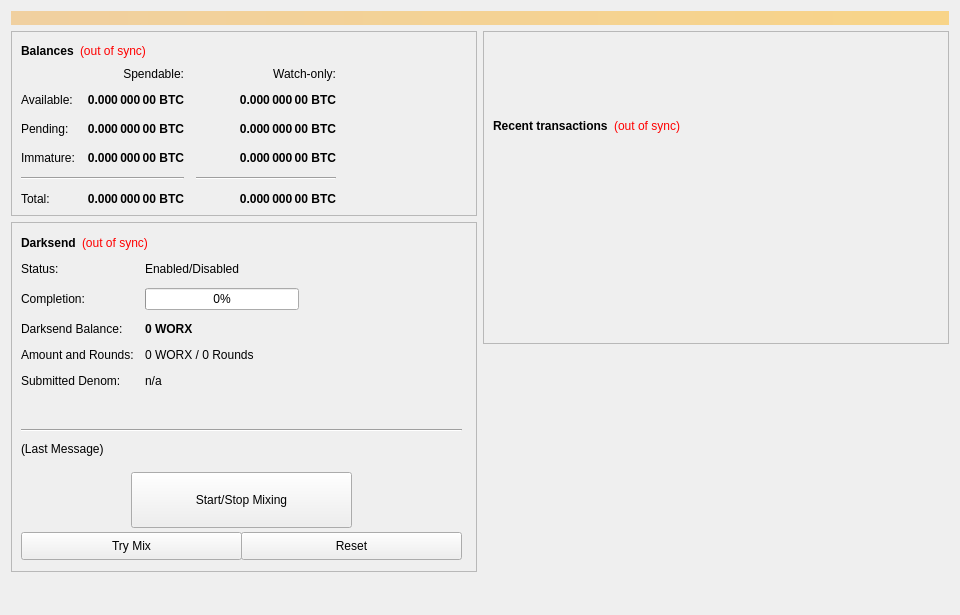
<?xml version="1.0" encoding="UTF-8"?>
<ui version="4.0">
 <class>OverviewPage</class>
 <widget class="QWidget" name="OverviewPage">
  <property name="geometry">
   <rect>
    <x>0</x>
    <y>0</y>
    <width>960</width>
    <height>615</height>
   </rect>
  </property>
  <property name="minimumSize">
   <size>
    <width>960</width>
    <height>0</height>
   </size>
  </property>
  <property name="windowTitle">
   <string>Form</string>
  </property>
  <layout class="QVBoxLayout" name="topLayout">
   <item>
    <widget class="QLabel" name="labelAlerts">
     <property name="visible">
      <bool>false</bool>
     </property>
     <property name="styleSheet">
      <string notr="true">background-color: qlineargradient(x1: 0, y1: 0, x2: 1, y2: 0, stop:0 #F0D0A0, stop:1 #F8D488); color:#000000;</string>
     </property>
     <property name="wordWrap">
      <bool>true</bool>
     </property>
     <property name="margin">
      <number>3</number>
     </property>
    </widget>
   </item>
   <item>
    <layout class="QHBoxLayout" name="horizontalLayout" stretch="1,1">
     <item>
      <layout class="QVBoxLayout" name="verticalLayout_2">
       <item>
        <widget class="QFrame" name="frame">
         <property name="frameShape">
          <enum>QFrame::StyledPanel</enum>
         </property>
         <property name="frameShadow">
          <enum>QFrame::Raised</enum>
         </property>
         <layout class="QVBoxLayout" name="verticalLayout_4">
          <item>
           <layout class="QHBoxLayout" name="horizontalLayout_4">
            <item>
             <widget class="QLabel" name="label_5">
              <property name="font">
               <font>
                <weight>75</weight>
                <bold>true</bold>
               </font>
              </property>
              <property name="text">
               <string>Balances</string>
              </property>
             </widget>
            </item>
            <item>
             <widget class="QLabel" name="labelWalletStatus">
              <property name="cursor">
               <cursorShape>WhatsThisCursor</cursorShape>
              </property>
              <property name="toolTip">
               <string>The displayed information may be out of date. Your wallet automatically synchronizes with the WORX network after a connection is established, but this process has not completed yet.</string>
              </property>
              <property name="styleSheet">
               <string notr="true">QLabel { color: red; }</string>
              </property>
              <property name="text">
               <string notr="true">(out of sync)</string>
              </property>
              <property name="alignment">
               <set>Qt::AlignLeading|Qt::AlignLeft|Qt::AlignVCenter</set>
              </property>
             </widget>
            </item>
            <item>
             <spacer name="horizontalSpacer_3">
              <property name="orientation">
               <enum>Qt::Horizontal</enum>
              </property>
              <property name="sizeHint" stdset="0">
               <size>
                <width>40</width>
                <height>20</height>
               </size>
              </property>
             </spacer>
            </item>
           </layout>
          </item>
          <item>
           <layout class="QGridLayout" name="gridLayout">
            <property name="spacing">
             <number>12</number>
            </property>
            <item row="2" column="2">
             <widget class="QLabel" name="labelWatchPending">
              <property name="font">
               <font>
                <weight>75</weight>
                <bold>true</bold>
               </font>
              </property>
              <property name="cursor">
               <cursorShape>IBeamCursor</cursorShape>
              </property>
              <property name="toolTip">
               <string>Unconfirmed transactions to watch-only addresses</string>
              </property>
              <property name="text">
               <string notr="true">0.000 000 00 BTC</string>
              </property>
              <property name="alignment">
               <set>Qt::AlignRight|Qt::AlignTrailing|Qt::AlignVCenter</set>
              </property>
              <property name="textInteractionFlags">
               <set>Qt::LinksAccessibleByMouse|Qt::TextSelectableByKeyboard|Qt::TextSelectableByMouse</set>
              </property>
             </widget>
            </item>
            <item row="2" column="1">
             <widget class="QLabel" name="labelUnconfirmed">
              <property name="font">
               <font>
                <weight>75</weight>
                <bold>true</bold>
               </font>
              </property>
              <property name="cursor">
               <cursorShape>IBeamCursor</cursorShape>
              </property>
              <property name="toolTip">
               <string>Total of transactions that have yet to be confirmed, and do not yet count toward the spendable balance</string>
              </property>
              <property name="text">
               <string notr="true">0.000 000 00 BTC</string>
              </property>
              <property name="alignment">
               <set>Qt::AlignRight|Qt::AlignTrailing|Qt::AlignVCenter</set>
              </property>
              <property name="textInteractionFlags">
               <set>Qt::LinksAccessibleByMouse|Qt::TextSelectableByKeyboard|Qt::TextSelectableByMouse</set>
              </property>
             </widget>
            </item>
            <item row="3" column="2">
             <widget class="QLabel" name="labelWatchImmature">
              <property name="font">
               <font>
                <weight>75</weight>
                <bold>true</bold>
               </font>
              </property>
              <property name="cursor">
               <cursorShape>IBeamCursor</cursorShape>
              </property>
              <property name="toolTip">
               <string>Staked or masternode rewards in watch-only addresses that has not yet matured</string>
              </property>
              <property name="text">
               <string notr="true">0.000 000 00 BTC</string>
              </property>
              <property name="alignment">
               <set>Qt::AlignRight|Qt::AlignTrailing|Qt::AlignVCenter</set>
              </property>
              <property name="textInteractionFlags">
               <set>Qt::LinksAccessibleByMouse|Qt::TextSelectableByKeyboard|Qt::TextSelectableByMouse</set>
              </property>
             </widget>
            </item>
            <item row="4" column="0" colspan="2">
             <widget class="Line" name="lineSpendableBalance">
              <property name="orientation">
               <enum>Qt::Horizontal</enum>
              </property>
             </widget>
            </item>
            <item row="4" column="2">
             <widget class="Line" name="lineWatchBalance">
              <property name="sizePolicy">
               <sizepolicy hsizetype="Preferred" vsizetype="Fixed">
                <horstretch>0</horstretch>
                <verstretch>0</verstretch>
               </sizepolicy>
              </property>
              <property name="minimumSize">
               <size>
                <width>140</width>
                <height>0</height>
               </size>
              </property>
              <property name="orientation">
               <enum>Qt::Horizontal</enum>
              </property>
             </widget>
            </item>
            <item row="5" column="0">
             <widget class="QLabel" name="labelTotalText">
              <property name="text">
               <string>Total:</string>
              </property>
             </widget>
            </item>
            <item row="3" column="1">
             <widget class="QLabel" name="labelImmature">
              <property name="font">
               <font>
                <weight>75</weight>
                <bold>true</bold>
               </font>
              </property>
              <property name="cursor">
               <cursorShape>IBeamCursor</cursorShape>
              </property>
              <property name="toolTip">
               <string>Staked or masternode rewards that has not yet matured</string>
              </property>
              <property name="text">
               <string notr="true">0.000 000 00 BTC</string>
              </property>
              <property name="alignment">
               <set>Qt::AlignRight|Qt::AlignTrailing|Qt::AlignVCenter</set>
              </property>
              <property name="textInteractionFlags">
               <set>Qt::LinksAccessibleByMouse|Qt::TextSelectableByKeyboard|Qt::TextSelectableByMouse</set>
              </property>
             </widget>
            </item>
            <item row="2" column="3">
             <spacer name="horizontalSpacer_2">
              <property name="orientation">
               <enum>Qt::Horizontal</enum>
              </property>
              <property name="sizeHint" stdset="0">
               <size>
                <width>40</width>
                <height>20</height>
               </size>
              </property>
             </spacer>
            </item>
            <item row="3" column="0">
             <widget class="QLabel" name="labelImmatureText">
              <property name="text">
               <string>Immature:</string>
              </property>
             </widget>
            </item>
            <item row="5" column="1">
             <widget class="QLabel" name="labelTotal">
              <property name="font">
               <font>
                <weight>75</weight>
                <bold>true</bold>
               </font>
              </property>
              <property name="cursor">
               <cursorShape>IBeamCursor</cursorShape>
              </property>
              <property name="toolTip">
               <string>Your current total balance</string>
              </property>
              <property name="text">
               <string notr="true">0.000 000 00 BTC</string>
              </property>
              <property name="alignment">
               <set>Qt::AlignRight|Qt::AlignTrailing|Qt::AlignVCenter</set>
              </property>
              <property name="textInteractionFlags">
               <set>Qt::LinksAccessibleByMouse|Qt::TextSelectableByKeyboard|Qt::TextSelectableByMouse</set>
              </property>
             </widget>
            </item>
            <item row="5" column="2">
             <widget class="QLabel" name="labelWatchTotal">
              <property name="font">
               <font>
                <weight>75</weight>
                <bold>true</bold>
               </font>
              </property>
              <property name="cursor">
               <cursorShape>IBeamCursor</cursorShape>
              </property>
              <property name="toolTip">
               <string>Current total balance in watch-only addresses</string>
              </property>
              <property name="text">
               <string notr="true">0.000 000 00 BTC</string>
              </property>
              <property name="alignment">
               <set>Qt::AlignRight|Qt::AlignTrailing|Qt::AlignVCenter</set>
              </property>
              <property name="textInteractionFlags">
               <set>Qt::LinksAccessibleByMouse|Qt::TextSelectableByKeyboard|Qt::TextSelectableByMouse</set>
              </property>
             </widget>
            </item>
            <item row="0" column="2">
             <widget class="QLabel" name="labelWatchonly">
              <property name="text">
               <string>Watch-only:</string>
              </property>
              <property name="alignment">
               <set>Qt::AlignRight|Qt::AlignTrailing|Qt::AlignVCenter</set>
              </property>
             </widget>
            </item>
            <item row="1" column="0">
             <widget class="QLabel" name="labelBalanceText">
              <property name="text">
               <string>Available:</string>
              </property>
             </widget>
            </item>
            <item row="1" column="1">
             <widget class="QLabel" name="labelBalance">
              <property name="font">
               <font>
                <weight>75</weight>
                <bold>true</bold>
               </font>
              </property>
              <property name="cursor">
               <cursorShape>IBeamCursor</cursorShape>
              </property>
              <property name="toolTip">
               <string>Your current spendable balance</string>
              </property>
              <property name="text">
               <string notr="true">0.000 000 00 BTC</string>
              </property>
              <property name="alignment">
               <set>Qt::AlignRight|Qt::AlignTrailing|Qt::AlignVCenter</set>
              </property>
              <property name="textInteractionFlags">
               <set>Qt::LinksAccessibleByMouse|Qt::TextSelectableByKeyboard|Qt::TextSelectableByMouse</set>
              </property>
             </widget>
            </item>
            <item row="1" column="2">
             <widget class="QLabel" name="labelWatchAvailable">
              <property name="font">
               <font>
                <weight>75</weight>
                <bold>true</bold>
               </font>
              </property>
              <property name="cursor">
               <cursorShape>IBeamCursor</cursorShape>
              </property>
              <property name="toolTip">
               <string>Your current balance in watch-only addresses</string>
              </property>
              <property name="text">
               <string notr="true">0.000 000 00 BTC</string>
              </property>
              <property name="alignment">
               <set>Qt::AlignRight|Qt::AlignTrailing|Qt::AlignVCenter</set>
              </property>
              <property name="textInteractionFlags">
               <set>Qt::LinksAccessibleByMouse|Qt::TextSelectableByKeyboard|Qt::TextSelectableByMouse</set>
              </property>
             </widget>
            </item>
            <item row="2" column="0">
             <widget class="QLabel" name="labelPendingText">
              <property name="text">
               <string>Pending:</string>
              </property>
             </widget>
            </item>
            <item row="0" column="1">
             <widget class="QLabel" name="labelSpendable">
              <property name="text">
               <string>Spendable:</string>
              </property>
              <property name="alignment">
               <set>Qt::AlignRight|Qt::AlignTrailing|Qt::AlignVCenter</set>
              </property>
             </widget>
            </item>
           </layout>
          </item>
         </layout>
        </widget>
       </item>
       <item>
        <widget class="QFrame" name="frameDarksend">
         <property name="minimumSize">
          <size>
           <width>0</width>
           <height>350</height>
          </size>
         </property>
         <property name="layoutDirection">
          <enum>Qt::LeftToRight</enum>
         </property>
         <property name="frameShape">
          <enum>QFrame::StyledPanel</enum>
         </property>
         <property name="frameShadow">
          <enum>QFrame::Raised</enum>
         </property>
         <widget class="QWidget" name="formLayoutWidget">
          <property name="geometry">
           <rect>
            <x>10</x>
            <y>40</y>
            <width>451</width>
            <height>161</height>
           </rect>
          </property>
          <layout class="QFormLayout" name="formLayout">
           <property name="fieldGrowthPolicy">
            <enum>QFormLayout::AllNonFixedFieldsGrow</enum>
           </property>
           <property name="horizontalSpacing">
            <number>11</number>
           </property>
           <property name="verticalSpacing">
            <number>12</number>
           </property>
           <item row="0" column="0">
            <widget class="QLabel" name="label_6">
             <property name="text">
              <string>Status:</string>
             </property>
            </widget>
           </item>
           <item row="1" column="0">
            <widget class="QLabel" name="label_7">
             <property name="text">
              <string>Completion:</string>
             </property>
            </widget>
           </item>
           <item row="1" column="1">
            <widget class="QProgressBar" name="DarksendProgress">
             <property name="maximumSize">
              <size>
               <width>154</width>
               <height>16777215</height>
              </size>
             </property>
             <property name="value">
              <number>0</number>
             </property>
            </widget>
           </item>
           <item row="2" column="0">
            <widget class="QLabel" name="labelAnonymizedText">
             <property name="text">
              <string>Darksend Balance:</string>
             </property>
            </widget>
           </item>
           <item row="2" column="1">
            <widget class="QLabel" name="labelAnonymized">
             <property name="font">
              <font>
               <weight>75</weight>
               <bold>true</bold>
              </font>
             </property>
             <property name="text">
              <string notr="true">0 WORX</string>
             </property>
            </widget>
           </item>
           <item row="3" column="0">
            <widget class="QLabel" name="label_8">
             <property name="text">
              <string>Amount and Rounds:</string>
             </property>
            </widget>
           </item>
           <item row="3" column="1">
            <widget class="QLabel" name="labelAmountRounds">
             <property name="text">
              <string>0 WORX / 0 Rounds</string>
             </property>
            </widget>
           </item>
           <item row="4" column="0">
            <widget class="QLabel" name="label_9">
             <property name="text">
              <string>Submitted Denom:</string>
             </property>
            </widget>
           </item>
           <item row="4" column="1">
            <widget class="QLabel" name="labelSubmittedDenom">
             <property name="toolTip">
              <string>The denominations you submitted to the Masternode.&lt;br&gt;To mix, other users must submit the exact same denominations.</string>
             </property>
             <property name="text">
              <string>n/a</string>
             </property>
            </widget>
           </item>
           <item row="0" column="1">
            <widget class="QLabel" name="DarksendEnabled">
             <property name="text">
              <string>Enabled/Disabled</string>
             </property>
            </widget>
           </item>
          </layout>
         </widget>
         <widget class="QPushButton" name="runAutoDenom">
          <property name="geometry">
           <rect>
            <x>251</x>
            <y>17</y>
            <width>1</width>
            <height>1</height>
           </rect>
          </property>
          <property name="palette">
           <palette>
            <active>
             <colorrole role="WindowText">
              <brush brushstyle="SolidPattern">
               <color alpha="255">
                <red>0</red>
                <green>0</green>
                <blue>0</blue>
               </color>
              </brush>
             </colorrole>
             <colorrole role="Button">
              <brush brushstyle="SolidPattern">
               <color alpha="255">
                <red>239</red>
                <green>238</green>
                <blue>238</blue>
               </color>
              </brush>
             </colorrole>
             <colorrole role="Light">
              <brush brushstyle="SolidPattern">
               <color alpha="255">
                <red>255</red>
                <green>255</green>
                <blue>255</blue>
               </color>
              </brush>
             </colorrole>
             <colorrole role="Midlight">
              <brush brushstyle="SolidPattern">
               <color alpha="255">
                <red>247</red>
                <green>246</green>
                <blue>246</blue>
               </color>
              </brush>
             </colorrole>
             <colorrole role="Dark">
              <brush brushstyle="SolidPattern">
               <color alpha="255">
                <red>119</red>
                <green>119</green>
                <blue>119</blue>
               </color>
              </brush>
             </colorrole>
             <colorrole role="Mid">
              <brush brushstyle="SolidPattern">
               <color alpha="255">
                <red>159</red>
                <green>159</green>
                <blue>159</blue>
               </color>
              </brush>
             </colorrole>
             <colorrole role="Text">
              <brush brushstyle="SolidPattern">
               <color alpha="255">
                <red>0</red>
                <green>0</green>
                <blue>0</blue>
               </color>
              </brush>
             </colorrole>
             <colorrole role="BrightText">
              <brush brushstyle="SolidPattern">
               <color alpha="255">
                <red>255</red>
                <green>255</green>
                <blue>255</blue>
               </color>
              </brush>
             </colorrole>
             <colorrole role="ButtonText">
              <brush brushstyle="SolidPattern">
               <color alpha="255">
                <red>0</red>
                <green>0</green>
                <blue>0</blue>
               </color>
              </brush>
             </colorrole>
             <colorrole role="Base">
              <brush brushstyle="SolidPattern">
               <color alpha="255">
                <red>255</red>
                <green>255</green>
                <blue>255</blue>
               </color>
              </brush>
             </colorrole>
             <colorrole role="Window">
              <brush brushstyle="SolidPattern">
               <color alpha="255">
                <red>239</red>
                <green>238</green>
                <blue>238</blue>
               </color>
              </brush>
             </colorrole>
             <colorrole role="Shadow">
              <brush brushstyle="SolidPattern">
               <color alpha="255">
                <red>0</red>
                <green>0</green>
                <blue>0</blue>
               </color>
              </brush>
             </colorrole>
             <colorrole role="AlternateBase">
              <brush brushstyle="SolidPattern">
               <color alpha="255">
                <red>247</red>
                <green>246</green>
                <blue>246</blue>
               </color>
              </brush>
             </colorrole>
             <colorrole role="ToolTipBase">
              <brush brushstyle="SolidPattern">
               <color alpha="255">
                <red>255</red>
                <green>255</green>
                <blue>220</blue>
               </color>
              </brush>
             </colorrole>
             <colorrole role="ToolTipText">
              <brush brushstyle="SolidPattern">
               <color alpha="255">
                <red>0</red>
                <green>0</green>
                <blue>0</blue>
               </color>
              </brush>
             </colorrole>
            </active>
            <inactive>
             <colorrole role="WindowText">
              <brush brushstyle="SolidPattern">
               <color alpha="255">
                <red>0</red>
                <green>0</green>
                <blue>0</blue>
               </color>
              </brush>
             </colorrole>
             <colorrole role="Button">
              <brush brushstyle="SolidPattern">
               <color alpha="255">
                <red>239</red>
                <green>238</green>
                <blue>238</blue>
               </color>
              </brush>
             </colorrole>
             <colorrole role="Light">
              <brush brushstyle="SolidPattern">
               <color alpha="255">
                <red>255</red>
                <green>255</green>
                <blue>255</blue>
               </color>
              </brush>
             </colorrole>
             <colorrole role="Midlight">
              <brush brushstyle="SolidPattern">
               <color alpha="255">
                <red>247</red>
                <green>246</green>
                <blue>246</blue>
               </color>
              </brush>
             </colorrole>
             <colorrole role="Dark">
              <brush brushstyle="SolidPattern">
               <color alpha="255">
                <red>119</red>
                <green>119</green>
                <blue>119</blue>
               </color>
              </brush>
             </colorrole>
             <colorrole role="Mid">
              <brush brushstyle="SolidPattern">
               <color alpha="255">
                <red>159</red>
                <green>159</green>
                <blue>159</blue>
               </color>
              </brush>
             </colorrole>
             <colorrole role="Text">
              <brush brushstyle="SolidPattern">
               <color alpha="255">
                <red>0</red>
                <green>0</green>
                <blue>0</blue>
               </color>
              </brush>
             </colorrole>
             <colorrole role="BrightText">
              <brush brushstyle="SolidPattern">
               <color alpha="255">
                <red>255</red>
                <green>255</green>
                <blue>255</blue>
               </color>
              </brush>
             </colorrole>
             <colorrole role="ButtonText">
              <brush brushstyle="SolidPattern">
               <color alpha="255">
                <red>0</red>
                <green>0</green>
                <blue>0</blue>
               </color>
              </brush>
             </colorrole>
             <colorrole role="Base">
              <brush brushstyle="SolidPattern">
               <color alpha="255">
                <red>255</red>
                <green>255</green>
                <blue>255</blue>
               </color>
              </brush>
             </colorrole>
             <colorrole role="Window">
              <brush brushstyle="SolidPattern">
               <color alpha="255">
                <red>239</red>
                <green>238</green>
                <blue>238</blue>
               </color>
              </brush>
             </colorrole>
             <colorrole role="Shadow">
              <brush brushstyle="SolidPattern">
               <color alpha="255">
                <red>0</red>
                <green>0</green>
                <blue>0</blue>
               </color>
              </brush>
             </colorrole>
             <colorrole role="AlternateBase">
              <brush brushstyle="SolidPattern">
               <color alpha="255">
                <red>247</red>
                <green>246</green>
                <blue>246</blue>
               </color>
              </brush>
             </colorrole>
             <colorrole role="ToolTipBase">
              <brush brushstyle="SolidPattern">
               <color alpha="255">
                <red>255</red>
                <green>255</green>
                <blue>220</blue>
               </color>
              </brush>
             </colorrole>
             <colorrole role="ToolTipText">
              <brush brushstyle="SolidPattern">
               <color alpha="255">
                <red>0</red>
                <green>0</green>
                <blue>0</blue>
               </color>
              </brush>
             </colorrole>
            </inactive>
            <disabled>
             <colorrole role="WindowText">
              <brush brushstyle="SolidPattern">
               <color alpha="255">
                <red>119</red>
                <green>119</green>
                <blue>119</blue>
               </color>
              </brush>
             </colorrole>
             <colorrole role="Button">
              <brush brushstyle="SolidPattern">
               <color alpha="255">
                <red>239</red>
                <green>238</green>
                <blue>238</blue>
               </color>
              </brush>
             </colorrole>
             <colorrole role="Light">
              <brush brushstyle="SolidPattern">
               <color alpha="255">
                <red>255</red>
                <green>255</green>
                <blue>255</blue>
               </color>
              </brush>
             </colorrole>
             <colorrole role="Midlight">
              <brush brushstyle="SolidPattern">
               <color alpha="255">
                <red>247</red>
                <green>246</green>
                <blue>246</blue>
               </color>
              </brush>
             </colorrole>
             <colorrole role="Dark">
              <brush brushstyle="SolidPattern">
               <color alpha="255">
                <red>119</red>
                <green>119</green>
                <blue>119</blue>
               </color>
              </brush>
             </colorrole>
             <colorrole role="Mid">
              <brush brushstyle="SolidPattern">
               <color alpha="255">
                <red>159</red>
                <green>159</green>
                <blue>159</blue>
               </color>
              </brush>
             </colorrole>
             <colorrole role="Text">
              <brush brushstyle="SolidPattern">
               <color alpha="255">
                <red>119</red>
                <green>119</green>
                <blue>119</blue>
               </color>
              </brush>
             </colorrole>
             <colorrole role="BrightText">
              <brush brushstyle="SolidPattern">
               <color alpha="255">
                <red>255</red>
                <green>255</green>
                <blue>255</blue>
               </color>
              </brush>
             </colorrole>
             <colorrole role="ButtonText">
              <brush brushstyle="SolidPattern">
               <color alpha="255">
                <red>119</red>
                <green>119</green>
                <blue>119</blue>
               </color>
              </brush>
             </colorrole>
             <colorrole role="Base">
              <brush brushstyle="SolidPattern">
               <color alpha="255">
                <red>239</red>
                <green>238</green>
                <blue>238</blue>
               </color>
              </brush>
             </colorrole>
             <colorrole role="Window">
              <brush brushstyle="SolidPattern">
               <color alpha="255">
                <red>239</red>
                <green>238</green>
                <blue>238</blue>
               </color>
              </brush>
             </colorrole>
             <colorrole role="Shadow">
              <brush brushstyle="SolidPattern">
               <color alpha="255">
                <red>0</red>
                <green>0</green>
                <blue>0</blue>
               </color>
              </brush>
             </colorrole>
             <colorrole role="AlternateBase">
              <brush brushstyle="SolidPattern">
               <color alpha="255">
                <red>239</red>
                <green>238</green>
                <blue>238</blue>
               </color>
              </brush>
             </colorrole>
             <colorrole role="ToolTipBase">
              <brush brushstyle="SolidPattern">
               <color alpha="255">
                <red>255</red>
                <green>255</green>
                <blue>220</blue>
               </color>
              </brush>
             </colorrole>
             <colorrole role="ToolTipText">
              <brush brushstyle="SolidPattern">
               <color alpha="255">
                <red>0</red>
                <green>0</green>
                <blue>0</blue>
               </color>
              </brush>
             </colorrole>
            </disabled>
           </palette>
          </property>
          <property name="focusPolicy">
           <enum>Qt::NoFocus</enum>
          </property>
          <property name="autoFillBackground">
           <bool>true</bool>
          </property>
          <property name="text">
           <string/>
          </property>
          <property name="flat">
           <bool>true</bool>
          </property>
         </widget>
         <widget class="QPushButton" name="toggleDarksend">
          <property name="geometry">
           <rect>
            <x>120</x>
            <y>250</y>
            <width>221</width>
            <height>56</height>
           </rect>
          </property>
          <property name="sizePolicy">
           <sizepolicy hsizetype="MinimumExpanding" vsizetype="Fixed">
            <horstretch>0</horstretch>
            <verstretch>0</verstretch>
           </sizepolicy>
          </property>
          <property name="text">
           <string>Start/Stop Mixing</string>
          </property>
         </widget>
         <widget class="Line" name="lineLastMessage">
          <property name="geometry">
           <rect>
            <x>10</x>
            <y>200</y>
            <width>441</width>
            <height>16</height>
           </rect>
          </property>
          <property name="orientation">
           <enum>Qt::Horizontal</enum>
          </property>
         </widget>
         <widget class="QLabel" name="DarksendStatus">
          <property name="geometry">
           <rect>
            <x>10</x>
            <y>220</y>
            <width>451</width>
            <height>61</height>
           </rect>
          </property>
          <property name="minimumSize">
           <size>
            <width>288</width>
            <height>43</height>
           </size>
          </property>
          <property name="text">
           <string>(Last Message)</string>
          </property>
          <property name="alignment">
           <set>Qt::AlignLeading|Qt::AlignLeft|Qt::AlignTop</set>
          </property>
          <property name="wordWrap">
           <bool>true</bool>
          </property>
         </widget>
         <widget class="QPushButton" name="DarksendAuto">
          <property name="geometry">
           <rect>
            <x>10</x>
            <y>310</y>
            <width>221</width>
            <height>28</height>
           </rect>
          </property>
          <property name="sizePolicy">
           <sizepolicy hsizetype="MinimumExpanding" vsizetype="Fixed">
            <horstretch>0</horstretch>
            <verstretch>0</verstretch>
           </sizepolicy>
          </property>
          <property name="toolTip">
           <string>Try to manually submit a Darksend request.</string>
          </property>
          <property name="text">
           <string>Try Mix</string>
          </property>
         </widget>
         <widget class="QPushButton" name="DarksendReset">
          <property name="geometry">
           <rect>
            <x>230</x>
            <y>310</y>
            <width>221</width>
            <height>28</height>
           </rect>
          </property>
          <property name="sizePolicy">
           <sizepolicy hsizetype="MinimumExpanding" vsizetype="Fixed">
            <horstretch>0</horstretch>
            <verstretch>0</verstretch>
           </sizepolicy>
          </property>
          <property name="toolTip">
           <string>Reset the current status of Darksend (can interrupt Darksend if it's in the process of Mixing, which can cost you money!)</string>
          </property>
          <property name="autoFillBackground">
           <bool>false</bool>
          </property>
          <property name="text">
           <string>Reset</string>
          </property>
         </widget>
         <widget class="QWidget" name="layoutWidget">
          <property name="geometry">
           <rect>
            <x>10</x>
            <y>10</y>
            <width>431</width>
            <height>22</height>
           </rect>
          </property>
          <layout class="QHBoxLayout" name="horizontalLayout_5">
           <item>
            <widget class="QLabel" name="label_2">
             <property name="font">
              <font>
               <weight>75</weight>
               <bold>true</bold>
              </font>
             </property>
             <property name="text">
              <string>Darksend</string>
             </property>
            </widget>
           </item>
           <item>
            <widget class="QLabel" name="labelDarksendSyncStatus">
             <property name="toolTip">
              <string>The displayed information may be out of date. Your wallet automatically synchronizes with the WORX network after a connection is established, but this process has not completed yet.</string>
             </property>
             <property name="styleSheet">
              <string notr="true">QLabel { color: red; }</string>
             </property>
             <property name="text">
              <string notr="true">(out of sync)</string>
             </property>
             <property name="alignment">
              <set>Qt::AlignLeading|Qt::AlignLeft|Qt::AlignVCenter</set>
             </property>
            </widget>
           </item>
           <item>
            <spacer name="horizontalSpacer_4">
             <property name="orientation">
              <enum>Qt::Horizontal</enum>
             </property>
             <property name="sizeHint" stdset="0">
              <size>
               <width>40</width>
               <height>20</height>
              </size>
             </property>
            </spacer>
           </item>
          </layout>
         </widget>
        </widget>
       </item>
       <item>
        <spacer name="verticalSpacer">
         <property name="orientation">
          <enum>Qt::Vertical</enum>
         </property>
         <property name="sizeHint" stdset="0">
          <size>
           <width>20</width>
           <height>40</height>
          </size>
         </property>
        </spacer>
       </item>
      </layout>
     </item>
     <item>
      <layout class="QVBoxLayout" name="verticalLayout_3">
       <item>
        <widget class="QFrame" name="frame_2">
         <property name="frameShape">
          <enum>QFrame::StyledPanel</enum>
         </property>
         <property name="frameShadow">
          <enum>QFrame::Raised</enum>
         </property>
         <layout class="QVBoxLayout" name="verticalLayout">
          <item>
           <spacer name="verticalSpacer_3">
            <property name="orientation">
             <enum>Qt::Vertical</enum>
            </property>
            <property name="sizeType">
             <enum>QSizePolicy::Fixed</enum>
            </property>
            <property name="sizeHint" stdset="0">
             <size>
              <width>20</width>
              <height>75</height>
             </size>
            </property>
           </spacer>
          </item>
          <item>
           <layout class="QHBoxLayout" name="horizontalLayout_2">
            <item>
             <widget class="QLabel" name="label_4">
              <property name="font">
               <font>
                <weight>75</weight>
                <bold>true</bold>
               </font>
              </property>
              <property name="text">
               <string>Recent transactions</string>
              </property>
             </widget>
            </item>
            <item>
             <widget class="QLabel" name="labelTransactionsStatus">
              <property name="cursor">
               <cursorShape>WhatsThisCursor</cursorShape>
              </property>
              <property name="toolTip">
               <string>The displayed information may be out of date. Your wallet automatically synchronizes with the WORX network after a connection is established, but this process has not completed yet.</string>
              </property>
              <property name="styleSheet">
               <string notr="true">QLabel { color: red; }</string>
              </property>
              <property name="text">
               <string notr="true">(out of sync)</string>
              </property>
              <property name="alignment">
               <set>Qt::AlignRight|Qt::AlignTrailing|Qt::AlignVCenter</set>
              </property>
             </widget>
            </item>
            <item>
             <spacer name="horizontalSpacer">
              <property name="orientation">
               <enum>Qt::Horizontal</enum>
              </property>
              <property name="sizeHint" stdset="0">
               <size>
                <width>40</width>
                <height>20</height>
               </size>
              </property>
             </spacer>
            </item>
           </layout>
          </item>
          <item>
           <widget class="QListView" name="listTransactions">
            <property name="styleSheet">
             <string notr="true">QListView { background: transparent; }</string>
            </property>
            <property name="frameShape">
             <enum>QFrame::NoFrame</enum>
            </property>
            <property name="verticalScrollBarPolicy">
             <enum>Qt::ScrollBarAlwaysOff</enum>
            </property>
            <property name="horizontalScrollBarPolicy">
             <enum>Qt::ScrollBarAlwaysOff</enum>
            </property>
            <property name="selectionMode">
             <enum>QAbstractItemView::NoSelection</enum>
            </property>
           </widget>
          </item>
         </layout>
        </widget>
       </item>
       <item>
        <spacer name="verticalSpacer_2">
         <property name="orientation">
          <enum>Qt::Vertical</enum>
         </property>
         <property name="sizeType">
          <enum>QSizePolicy::Expanding</enum>
         </property>
         <property name="sizeHint" stdset="0">
          <size>
           <width>20</width>
           <height>40</height>
          </size>
         </property>
        </spacer>
       </item>
      </layout>
     </item>
    </layout>
   </item>
  </layout>
 </widget>
 <resources/>
 <connections/>
</ui>
